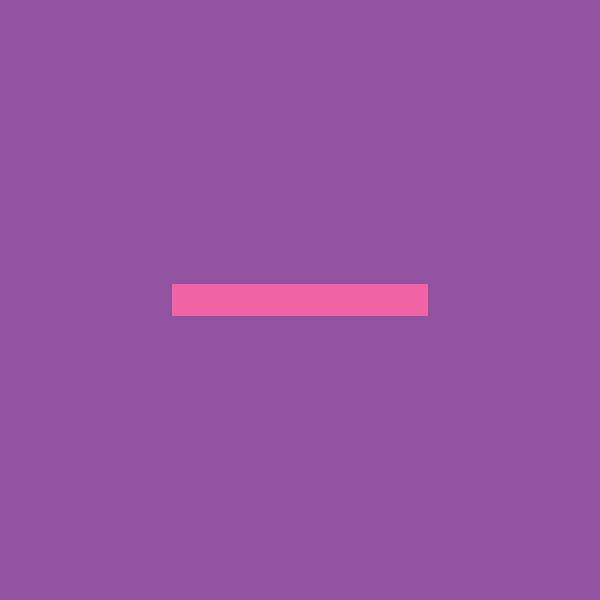
Frame 1 (no input)
Frame 60 (no input): identical to frame 1, image omitted
Frame 120 (the mouse pressed at the canvas centre since frame 60): identical to frame 1, image omitted

The p5.js sketch that drew this single still picture (run headless with seeded random() and noise() and a simulated clock; from frame 60 on, the mouse is pressed at the canvas centre):

// p5.js sketch
// ── sketch.js
/*
 * You can grab the rectangle and spin it with your mouse.
 */

// Set variables for angle, velocity, acceleration
let angle = 0;
let velocity = 0;
let acceleration = 0;

function setup() {
  createCanvas(600, 600);
}

// Variable to hold the force from the mouse drag and release
let pAngle = 0;

function mouseDragged() {
  const v = createVector(pmouseX - width * 0.5, pmouseY - height * 0.5);
  pAngle = v.heading();
}

function mouseReleased() {
  const v2 = createVector(mouseX - width * 0.5, mouseY - height * 0.5);
  velocity = v2.heading() - pAngle;
}

function draw() {
  if (mouseIsPressed) {
    const v3 = createVector(mouseX - width * 0.5, mouseY - height * 0.5);
    angle = v3.heading();
  }

  background(146, 83, 161);
  noStroke();
  fill(240, 99, 164);
  rectMode(CENTER);
  translate(width * 0.5, height * 0.5);
  rotate(angle);

  rect(0, 0, 256, 32);
  angle += velocity;
  velocity += acceleration;
}
